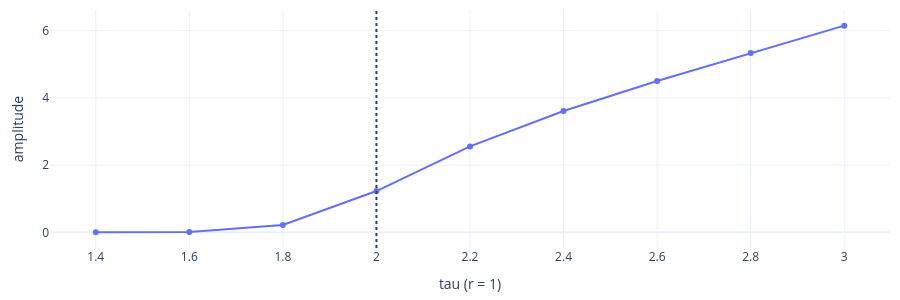
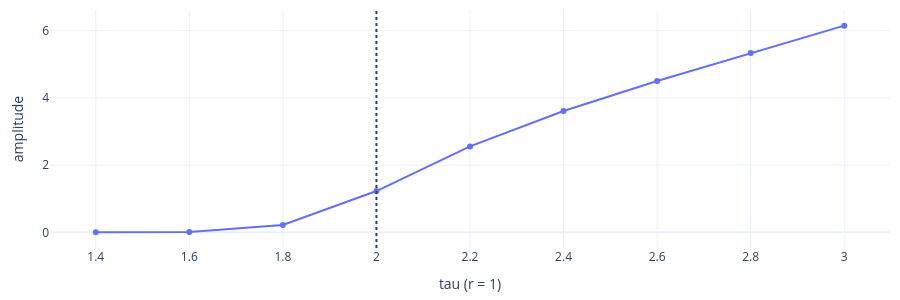

The code cell stored with these charts, in order, in its notebook:
### Markdown cell above
**Amplitude at long times against τ** (r = 1): onset near τ = 2.

### Code cell
import numpy as np
TAU = np.linspace(1.4, 3, 9)
amp = [np.ptp(ex.m.run(keep=False, tau=t, r=1, total=300, trans=200)["x"]) for t in TAU]
fig = go.Figure(go.Scatter(x=TAU, y=amp, mode="lines+markers")); fig.add_vline(x=2, line_dash="dot")
show_figure(fig, xaxis_title="tau (r = 1)", yaxis_title="amplitude", height=300)

### Figure 1 — Plotly figure (JSON) as saved in the notebook; plotly's stock layout.template omitted (floating-point values rounded to 4 significant figures)
{"data": [{"mode": "lines+markers", "type": "scatter", "x": [1.4, 1.6, 1.8, 2.0, 2.2, 2.4, 2.6, 2.8, 3.0], "y": [0.0001709, 0.01154, 0.218, 1.229, 2.558, 3.612, 4.503, 5.336, 6.152]}], "layout": {"height": 300, "margin": {"b": 40, "l": 50, "r": 10, "t": 10}, "paper_bgcolor": "white", "plot_bgcolor": "white", "shapes": [{"line": {"dash": "dot"}, "type": "line", "x0": 2, "x1": 2, "xref": "x", "y0": 0, "y1": 1, "yref": "y domain"}], "xaxis": {"title": {"text": "tau (r = 1)"}}, "yaxis": {"title": {"text": "amplitude"}}}}

### Figure 2 — Plotly figure (JSON) as saved in the notebook; plotly's stock layout.template omitted (floating-point values rounded to 4 significant figures)
{"data": [{"mode": "lines+markers", "type": "scatter", "x": [1.4, 1.6, 1.8, 2.0, 2.2, 2.4, 2.6, 2.8, 3.0], "y": [0.0001709, 0.01154, 0.218, 1.229, 2.558, 3.612, 4.503, 5.336, 6.152]}], "layout": {"height": 300, "margin": {"b": 40, "l": 50, "r": 10, "t": 10}, "paper_bgcolor": "white", "plot_bgcolor": "white", "shapes": [{"line": {"dash": "dot"}, "type": "line", "x0": 2, "x1": 2, "xref": "x", "y0": 0, "y1": 1, "yref": "y domain"}], "xaxis": {"title": {"text": "tau (r = 1)"}}, "yaxis": {"title": {"text": "amplitude"}}}}
